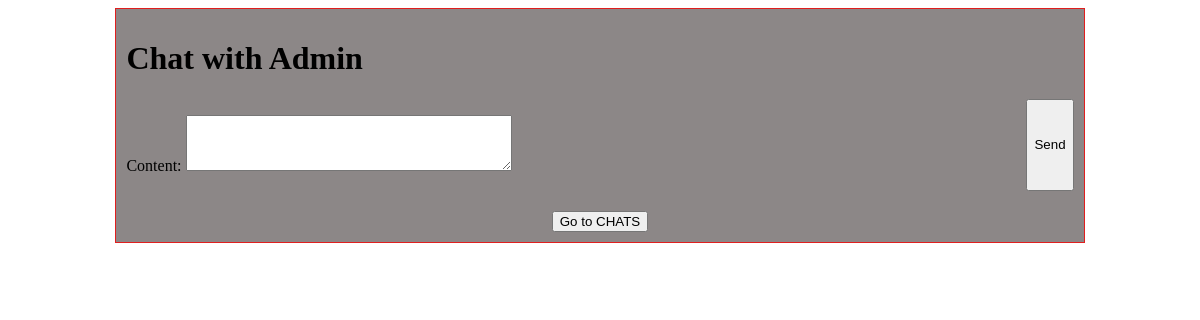
/dialog/ (signed in), run on an earlier commit of the app's database.
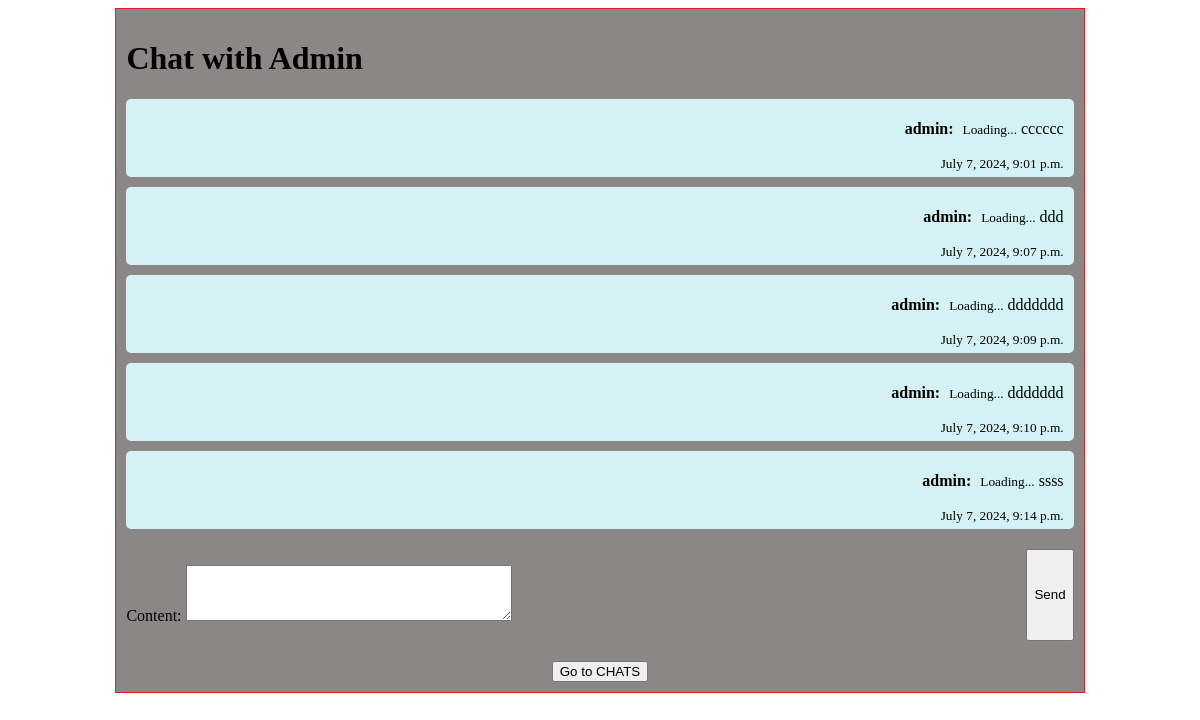
And on a later commit of the database.
### chat/models.py (models this page shows, shortened)
class Message(models.Model):
    sender = models.ForeignKey(User, on_delete=models.CASCADE, related_name='sent_messages')
    recipient = models.ForeignKey(User, on_delete=models.CASCADE, related_name='received_messages')
    content = models.TextField()
    timestamp = models.DateTimeField(auto_now_add=True)
    recipient = models.ForeignKey(User, on_delete=models.CASCADE, related_name='received_messages_chat', null=True, blank=True)

### chat/views.py (the view)
# urls.py: path('dialog/', views.dialog, name='dialog'),
@login_required
def dialog(request):
    admin_user = User.objects.get(is_superuser=True)
    messages = Message.objects.filter(
        (Q(sender=request.user) & Q(recipient=admin_user)) |
        (Q(sender=admin_user) & Q(recipient=request.user))
    ).order_by('timestamp')
    form = MessageForm()
    return render(request, 'chat/dialog.html', {'messages': messages, 'form': form, 'admin_user_id': admin_user.id, 'user': request.user})

### chat/forms.py
class MessageForm(forms.ModelForm):
    class Meta:
        model = Message
        fields = ['content']

### chat/templates/chat/dialog.html (shortened to what this page needs)
<!DOCTYPE html>
<html lang="en">
<head>
</head>
<body>
    <div class="chat-box">
        <h1>Chat with Admin</h1>
        <div id="chat-log">
            {% for message in messages %}
                <div class="message {% if message.sender == user %}sent{% else %}received{% endif %}">
                    <p>
                        <strong>{{ message.sender.username }}:</strong>
                        <span class="user-status" id="user-status-{{ message.sender.id }}">Loading...</span>
                        {{ message.content }}
                    </p>
                    <small>{{ message.timestamp }}</small>
                </div>
            {% endfor %}
        </div>
        <form id="chat-form" class="message-form" method="post" action="{% url 'chat:send_message' %}">
            {{ form.as_p }}
            <button type="submit">Send</button>
        </form>
        <div class="back-to-chats">
            <button id="back-to-chats-button">Go to CHATS</button>
        </div>
    </div>
</body>
</html>

### chat/templates/chat/dialog.html (style rules this page uses)
.chat-box { width: 80%; margin: auto; border: 1px solid #e01e1e; padding: 10px; background-color: #8c8787; }
.message { margin: 10px 0; padding: 5px 10px; border-radius: 5px; background-color: #ffffff; }
.message.sent { text-align: right; background-color: #d4f1f4; }
.message-form { display: flex; justify-content: space-between; margin-top: 20px; }
.message-form textarea { width: 80%; height: 50px; }
.back-to-chats { margin-top: 20px; text-align: center; }
.user-status { margin-left: 5px; font-size: smaller; }

What changed in the data, as far as the page shows it:
added Message: sender.username "admin", content "cccccc", timestamp "July 7, 2024, 9:01 p.m."
added Message: sender.username "admin", content "ddd", timestamp "July 7, 2024, 9:07 p.m."
added Message: sender.username "admin", content "ddddddd", timestamp "July 7, 2024, 9:09 p.m."
added Message: sender.username "admin", content "ddddddd", timestamp "July 7, 2024, 9:10 p.m."
added Message: sender.username "admin", content "ssss", timestamp "July 7, 2024, 9:14 p.m."
